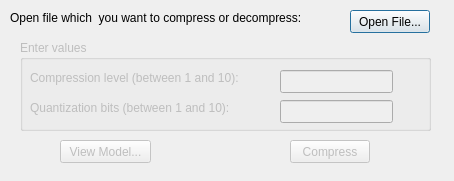
<?xml version="1.0" encoding="UTF-8"?>
<ui version="4.0">
 <class>ViewerImpl</class>
 <widget class="QDialog" name="ViewerImpl">
  <property name="geometry">
   <rect>
    <x>0</x>
    <y>0</y>
    <width>454</width>
    <height>181</height>
   </rect>
  </property>
  <property name="sizePolicy">
   <sizepolicy hsizetype="Fixed" vsizetype="Fixed">
    <horstretch>0</horstretch>
    <verstretch>0</verstretch>
   </sizepolicy>
  </property>
  <property name="minimumSize">
   <size>
    <width>454</width>
    <height>181</height>
   </size>
  </property>
  <property name="maximumSize">
   <size>
    <width>454</width>
    <height>181</height>
   </size>
  </property>
  <property name="windowTitle">
   <string>Dialog</string>
  </property>
  <widget class="QPushButton" name="Button_OpenFIle">
   <property name="geometry">
    <rect>
     <x>350</x>
     <y>10</y>
     <width>80</width>
     <height>23</height>
    </rect>
   </property>
   <property name="text">
    <string>Open File...</string>
   </property>
  </widget>
  <widget class="QLabel" name="Label_Instruction">
   <property name="geometry">
    <rect>
     <x>10</x>
     <y>10</y>
     <width>331</width>
     <height>16</height>
    </rect>
   </property>
   <property name="text">
    <string>Open file which  you want to compress or decompress:</string>
   </property>
  </widget>
  <widget class="QGroupBox" name="GroupBox_EnterValues">
   <property name="enabled">
    <bool>false</bool>
   </property>
   <property name="geometry">
    <rect>
     <x>20</x>
     <y>40</y>
     <width>411</width>
     <height>91</height>
    </rect>
   </property>
   <property name="title">
    <string>Enter values</string>
   </property>
   <widget class="QLabel" name="Label_CompressionLevel">
    <property name="geometry">
     <rect>
      <x>10</x>
      <y>30</y>
      <width>241</width>
      <height>16</height>
     </rect>
    </property>
    <property name="text">
     <string>Compression level (between 1 and 10):</string>
    </property>
   </widget>
   <widget class="QLineEdit" name="LineEdit_CompressionLevel">
    <property name="geometry">
     <rect>
      <x>260</x>
      <y>30</y>
      <width>113</width>
      <height>23</height>
     </rect>
    </property>
   </widget>
   <widget class="QLabel" name="Label_QuantizationBits">
    <property name="geometry">
     <rect>
      <x>10</x>
      <y>60</y>
      <width>241</width>
      <height>16</height>
     </rect>
    </property>
    <property name="text">
     <string>Quantization bits (between 1 and 10):</string>
    </property>
   </widget>
   <widget class="QLineEdit" name="LineEdit_QuantizationBits">
    <property name="geometry">
     <rect>
      <x>260</x>
      <y>60</y>
      <width>113</width>
      <height>23</height>
     </rect>
    </property>
   </widget>
  </widget>
  <widget class="QPushButton" name="Button_ViewModel">
   <property name="enabled">
    <bool>false</bool>
   </property>
   <property name="geometry">
    <rect>
     <x>60</x>
     <y>140</y>
     <width>91</width>
     <height>23</height>
    </rect>
   </property>
   <property name="text">
    <string>View Model...</string>
   </property>
  </widget>
  <widget class="QPushButton" name="Button_CompressOrDecompress">
   <property name="enabled">
    <bool>false</bool>
   </property>
   <property name="geometry">
    <rect>
     <x>290</x>
     <y>140</y>
     <width>80</width>
     <height>23</height>
    </rect>
   </property>
   <property name="text">
    <string>Compress</string>
   </property>
  </widget>
 </widget>
 <tabstops>
  <tabstop>Button_OpenFIle</tabstop>
  <tabstop>LineEdit_CompressionLevel</tabstop>
  <tabstop>LineEdit_QuantizationBits</tabstop>
  <tabstop>Button_ViewModel</tabstop>
  <tabstop>Button_CompressOrDecompress</tabstop>
 </tabstops>
 <resources/>
 <connections/>
</ui>
